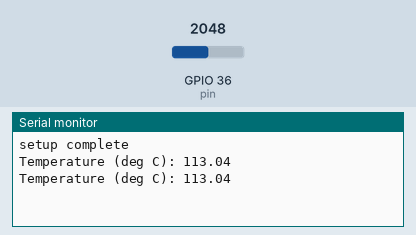
A sketch run on a simulated ESP32. On the bench: the last lines printed to the serial monitor. The test bench sets the inputs (shaded band); at power-on: GPIO 36 (pin) = 2048.

Above: at 1.8 s.
1.9 s: GPIO 36 (pin) set to 2866
At 2.8 s:
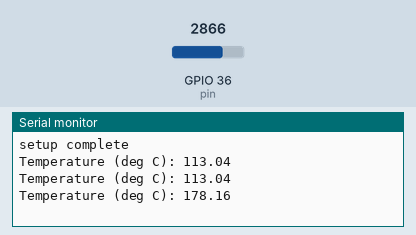
3.4 s: GPIO 36 (pin) set to 3603
At 4.6 s:
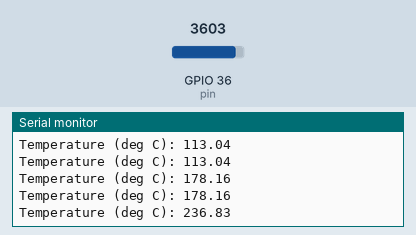
Timing chart, 0 to 6.4 s (numbered marks = the images above; inputs shaded):
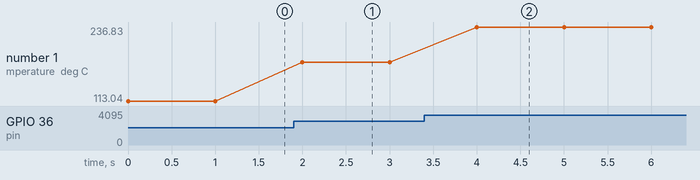

The sketch:

ESP32_tempsensor.ino
```cpp
/* Temperature sensing on ESP32 board
 * Returns temperature in celsius
 * using MCP9700AE 3 pin temp sensor
 */
const int pin = A0;  // Using pin 0 on ESP32 board
float voltage = 3.26; // as measured with multimeter from 3V out pin
float temp = 0; // initialize temperature

void setup() {
  // initialization:
  Serial.begin(115200);
  Serial.println("setup complete");
}

void loop() {
  // read the analog in value:
  temp = getTempC();

  // print the results to the serial monitor:
  Serial.print("Temperature (deg C): ");
  Serial.println(temp);
  delay(1000);
}

float getTempC()
{
  // vout = tc*ta + v0
  // (vout-v0)/tc = ta
  // based on data sheet
  // https://www.sparkfun.com/datasheets/DevTools/LilyPad/MCP9700.pdf

  // read sensor pin
  float temp = analogRead(pin);

  // adjust for 12-bit ADC
  temp = temp*voltage/4095;

  // return adjusted temp reading
  return (temp-.500)*100;
}
```

Measured:
- after the input at 1.9 s, the serial monitor: prints a new line after 0.10 s (image 1)
- after the input at 3.4 s, the serial monitor: prints a new line after 0.60 s (image 2)
- plotted number 1: 113.04 → 178.16 after the input at 1.9 s, 178.16 → 236.83 after the input at 3.4 s
